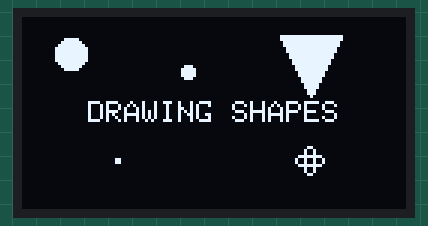
Simulated run of this sketch. Board: Arduino Uno, built with avr-gcc and run on an emulated ATmega328P. Parts: 128×64 one-colour display. Random numbers use the default seed unless the sketch sets one.

Above: at 0.28 s.
At 5.07 s:
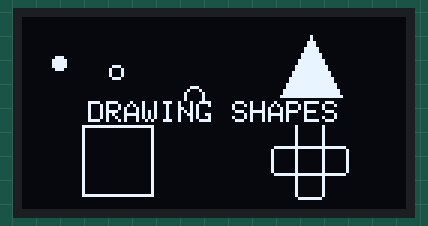
At 9.87 s:
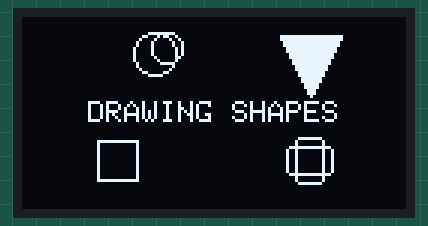
At 19.92 s:
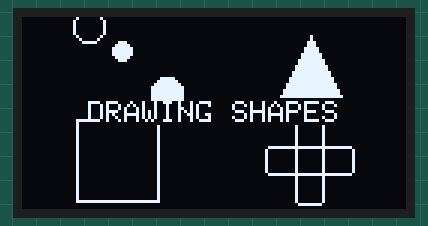
At 29.52 s:
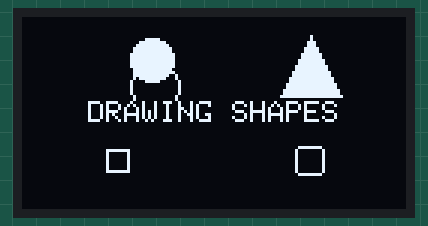
At 39.54 s:
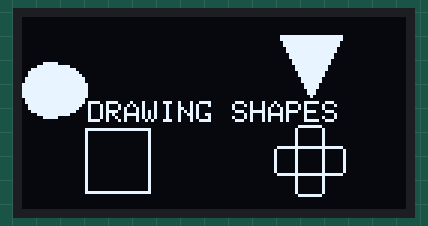

The sketch:

OledDrawingPlayground.ino
```cpp
#include <SPI.h>
#include <Wire.h>
#include <Adafruit_GFX.h>
#include <Adafruit_SSD1306.h>

#define SCREEN_WIDTH 128 // OLED display width, in pixels
#define SCREEN_HEIGHT 64 // OLED display height, in pixels

// Declaration for an SSD1306 display connected to I2C (SDA, SCL pins)
#define OLED_RESET     4 // Reset pin # (or -1 if sharing Arduino reset pin)
Adafruit_SSD1306 _display(SCREEN_WIDTH, SCREEN_HEIGHT, &Wire, OLED_RESET);

const char STR_TITLE[] = "DRAWING SHAPES";
const int RECT_STEP = 2;

int _rectSideLength = 2;
int _triangleUp = 1;

void setup() {
  Serial.begin(9600);

  // SSD1306_SWITCHCAPVCC = generate display voltage from 3.3V internally
  if (!_display.begin(SSD1306_SWITCHCAPVCC, 0x3D)) { // Address 0x3D for 128x64
    Serial.println(F("SSD1306 allocation failed"));
    for (;;); // Don't proceed, loop forever
  }

  // We need to randomly seed our random number generator, which we can
  // do with noise off of A5 (assuming nothing is attached to it)
  //
  // If we don't do this, then the random values will always be the same
  // after reboot
  randomSeed(analogRead(A5));

  _display.clearDisplay();
}

void loop() {
  // On each loop, we'll want to clear the display so we're not writing over
  // previously drawn data
  _display.clearDisplay();

  int numCircles = random(2, 6);
  drawRandomCircles(numCircles);

  drawGrowingRectangle();

  drawGrowingRoundedRectangles();

  drawFlippingTriangle();

  drawTitleText();

  // Render the graphics buffer to screen
  _display.display();

  delay(400);
}

/**
 * Draws the given number of circles with random radius
 * and random x,y location in the top left corner of the OLED
 *
 * See: https://learn.adafruit.com/adafruit-gfx-graphics-library/graphics-primitives#circles-2002788-14
 */
void drawRandomCircles(int numCircles){
  const int MIN_RADIUS = 2;
  const int MAX_RADIUS = 10;
  int x, y, radius;

  for(int i = 0; i < numCircles; i++){
    radius = random(MIN_RADIUS, MAX_RADIUS);
    x = random(radius/2, _display.width()/2 - radius/2);
    y = random(radius/2, _display.height()/2 - radius/2);

    // Returns a random number from 0 to 9, inclusive
    int randomFill = random(0, 10);

    if(randomFill < 5){
      _display.drawCircle(x, y, radius, SSD1306_WHITE);
    }else{
      _display.fillCircle(x, y, radius, SSD1306_WHITE);
    }
  }
}

/**
 * Draws one rectangle in the bottom left corner of the OLED
 * that grows in size until it reaches maximum size then jumps to the smallest size
 * and grows again.
 *
 * See: https://learn.adafruit.com/adafruit-gfx-graphics-library/graphics-primitives#rectangles-2002784-10
 */
void drawGrowingRectangle(){
  const int MIN_SIDE_LENGTH = 2;
  const int MAX_SIDE_LENGTH = 32;

  int x, y, width, height;

  x = _display.width() / 4 - (_rectSideLength / 2);
  y = _display.height() * 3 / 4 - (_rectSideLength / 2);
  width = _rectSideLength;
  height = _rectSideLength;
  _display.drawRect(x, y, width, height, SSD1306_WHITE);

  if (_rectSideLength < MAX_SIDE_LENGTH) {
    _rectSideLength += RECT_STEP;
  } else {
    _rectSideLength = MIN_SIDE_LENGTH;
  }
}

/**
 * Draws a filled triangle in the top right corner that flips between down and up
 *
 * See: https://learn.adafruit.com/adafruit-gfx-graphics-library/graphics-primitives#rectangles-2002784-10
 */
void drawFlippingTriangle(){
  const int MAX_SIZE = 30;
  int x0, y0, x1, y1, x2, y2, centerX, centerY;

  centerX = _display.width() * 3 / 4;
  centerY = _display.height() / 4;
  x0 = centerX;
  y0 = centerY + (10 * _triangleUp);

  x1 = centerX - 10;
  y1 = centerY - (10 * _triangleUp);

  x2 = centerX + 10;
  y2 = centerY - (10 * _triangleUp);

  _display.fillTriangle(x0, y0, x1, y1, x2, y2, SSD1306_WHITE);

  _triangleUp *= -1;
}

/**
 * Draws two rounded rectangles in the bottom right corner that both
 * grow (one in width the other in height) until they reach maximum
 * size, then the size jumps to smallest size and they grow again.
 *
 * See: https://learn.adafruit.com/adafruit-gfx-graphics-library/graphics-primitives#rounded-rectangles-2002792-18
 */
void drawGrowingRoundedRectangles(){
  const int NUM_RECTS = 2;

  int x, y, width, height, centerX, centerY;

  for(int i = 0; i < NUM_RECTS; i++){
    centerX = _display.width() * 3 / 4;
    centerY = _display.height() * 3 / 4;
    width = _rectSideLength;
    height = 10;
    if (i % 2 == 1) {
      int temp = width;
      width = height;
      height = temp;
    }
    x = centerX - width/2;
    y = centerY - height/2;

    int cornerRadius = min(width, height) / 4;

    _display.drawRoundRect(x, y, width, height, cornerRadius, SSD1306_WHITE);
  }
}

/**
 * Draws the text centered on the screen
 *
 * See: https://learn.adafruit.com/adafruit-gfx-graphics-library/graphics-primitives#characters-and-text-2002798-24
 */
void drawTitleText() {
  int16_t x, y;
  uint16_t textWidth, textHeight;

  // Setup text rendering parameters
  _display.setTextSize(1);
  _display.setTextColor(WHITE, BLACK);

  // Measure the text with those parameters
  _display.getTextBounds(STR_TITLE, 0, 0, &x, &y, &textWidth, &textHeight);

  // Center the text on the display
  _display.setCursor(_display.width() / 2 - textWidth / 2, _display.height() / 2 - textHeight / 2);

  // Print out the string
  _display.print(STR_TITLE);
}
```

Blinker.cpp
```cpp
#include "Blinker.h"

/**
* This Blinker constructor takes parameters pin and blinkInterval,
* pin specifies the output pin, and blinkInterval specifies the time
* in between each blink of the LED
*/
Blinker::Blinker(const int pin, const unsigned long blinkInterval) :
  _pin(pin), _interval(blinkInterval) // initialize const like this in C++
{
  _state = LOW;
  _prevTime = 0;
  pinMode(_pin, OUTPUT);
}

/**
* Calculates whether to toggle output state based on the set interval
* Call this function once per loop()
*/
void Blinker::update() {
  unsigned long currentTime = millis();

  if (currentTime - _prevTime >= _interval) {
    _prevTime = currentTime;
    _state = !_state;
    digitalWrite(_pin, _state);
  }
}
```

Blinker.h
```cpp
/**
 * This class toggles output between HIGH and LOW for a given pin
 * based on the provided "blink" interval
 *
 * Usage:
 *  Blinker _ledBlinker(3, 200); // blinks Pin 3 on/off every 200 ms
 *
 *  loop(){
 *    _ledBlinker.update();
 *  }
 */

#include <Arduino.h>

class Blinker{

  private:
    const int _pin;                 // output pin
    const unsigned long _interval;  // blink interval in ms

    int _state;                     // current state (either HIGH OR LOW)
    unsigned long _prevTime;        // last state toggle in ms

  public:
    Blinker(const int pin, const unsigned long blinkInterval);
    void update();
};
```

Measured:
- what the display in image 1 shows lasts 0.4 s, from 4.9 s to 5.3 s
